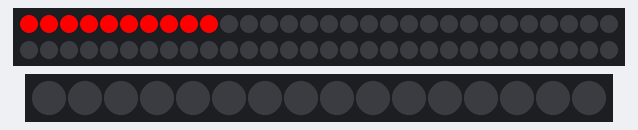
Simulated run of this sketch. Board: Arduino Uno, built with avr-gcc and run on an emulated ATmega328P. Parts: 60 RGB LEDs in strip order, left to right, continuing on the next row, 16 RGB LEDs in strip order, left to right. The strip is taken to match the declared colour order.

Above: at 0.1 s.
At 1.1 s:
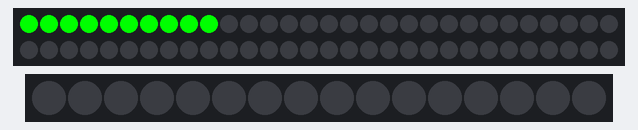
At 21.1 s:
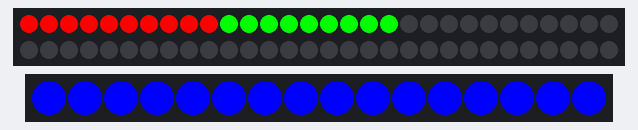
At 38.1 s:
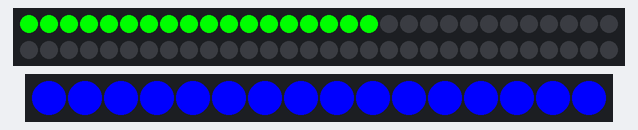

The sketch:

prac.ino
```cpp
#include <Adafruit_NeoPixel.h>
#ifdef __AVR__
 #include <avr/power.h> // Required for 16 MHz Adafruit Trinket
#endif

//data in
#define LED_PIN    2
// How many NeoPixels are attached to the Arduino?
//#define LED_COUNT 60
// How many NeoPixels are attached to the Arduino?
#define LED_COUNT 60

#define strip2LED_COUNT 16
#define LED_PIN_2    7

Adafruit_NeoPixel strip(LED_COUNT, LED_PIN, NEO_GRB + NEO_KHZ800);
Adafruit_NeoPixel strip2(strip2LED_COUNT, LED_PIN_2, NEO_RGB + NEO_KHZ800);


void setup() {
  strip.begin();           // INITIALIZE NeoPixel strip object (REQUIRED)
  strip.show();
  strip2.begin();
  strip2.show();
}


void loop() {
  // put your main code here, to run repeatedly:
  uint32_t COLOR = strip.Color(0,255,0);
  int START = 0;
  int END = 10;
  strip.fill(strip.Color(255,0,0), START, END);
  strip.show();
  delay(1000);
  strip.clear();

  for(int CURRENT =0; CURRENT < 10; CURRENT++){
    strip.fill(COLOR, CURRENT, 10);
    strip.show();
    delay(1000);

     uint32_t COLOR = strip2.Color(0,0,255);
  int START = 0;
  int END = 16;
  strip2.fill(strip2.Color(0,0,255), START, END);
  strip2.show();
  delay(1000);
 }
}
```

Measured:
- what the display in image 1 shows lasts 1.0 s, from 1.0 s to 2.0 s
